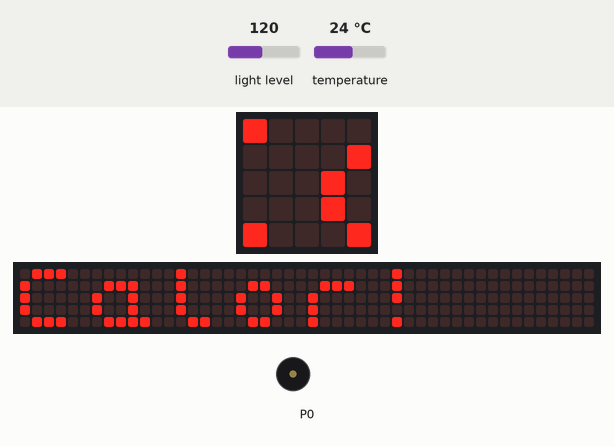
A program run on a simulated BBC micro:bit (MakeCode). Parts: the board's 5×5 LED display, a strip that is not on the board, showing the scrolling text unrolled, buzzer (waves = sounding). The test bench sets the inputs (shaded band); at power-on: temperature 24 °C, light level 120. The 48×5 strip is a reading aid, not a part: it shows the text the display is scrolling, unrolled, one strip-width of it at a time.

Above: at 1.27 s.
1.3 s: temperature set to 12 °C
At 6.39 s:
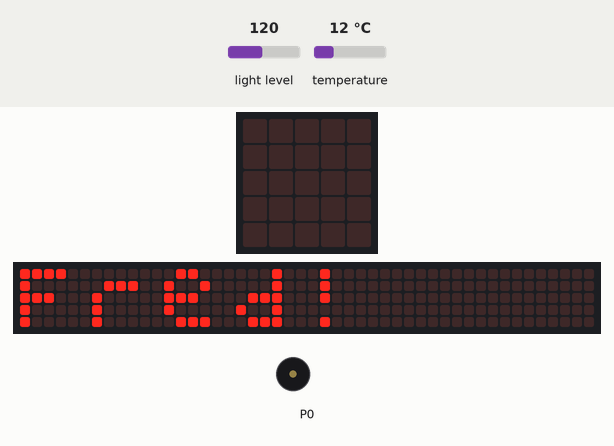
At 6.84 s:
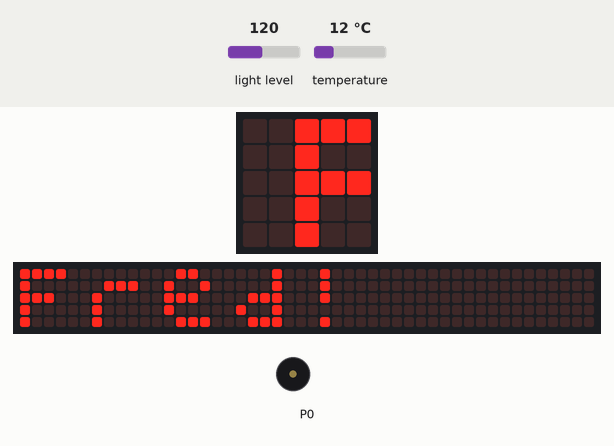
8.1 s: temperature set to 28 °C
At 11.81 s:
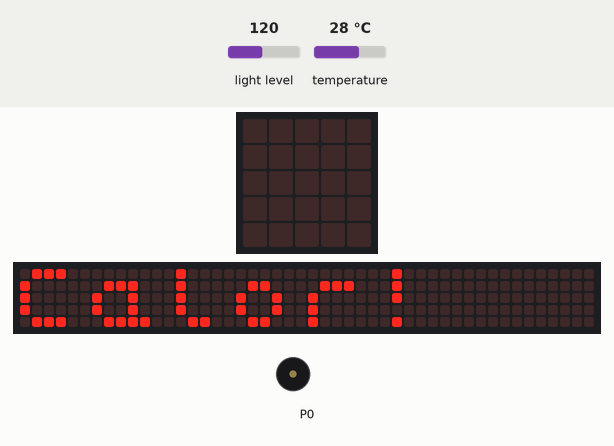
13.2 s: light level set to 54
14.7 s: light level set to 45
At 15.12 s:
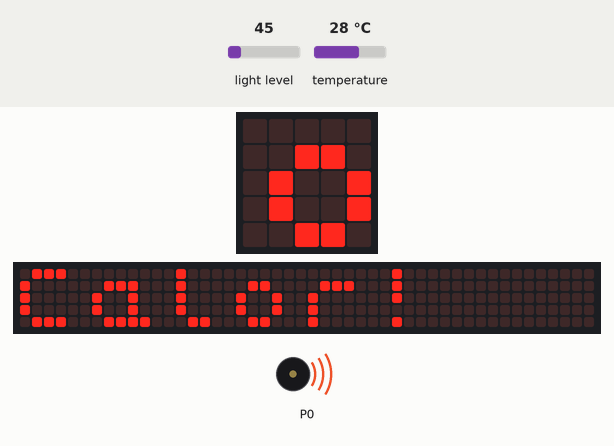
16.7 s: light level set to 64
18.2 s: temperature set to 19 °C
Timing chart, 0 to 20.7 s (numbered marks = the images above; inputs shaded):
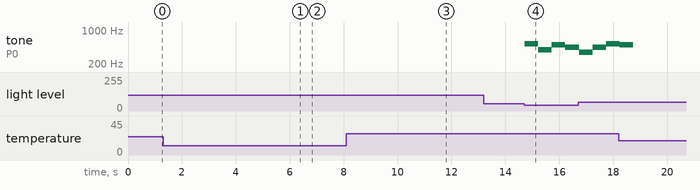

Measured:
- the behaviour switches between 50 and 49 on light level (found by bisection; images 3 and 4)
- after the input at 1.3 s, the display: first differs from a run without the input after 5.0 s (image 1)
- after the input at 8.1 s, the display: first differs from a run without the input after 3.6 s (image 3)
- after the input at 14.7 s, tone on P0: silent → 523 Hz at once, → 392 Hz 0.51 s later, → 494 Hz 0.51 s later, → 440 Hz 0.51 s later

The program:

main.ts
```typescript
basic.forever(function on_forever() {
    if (input.temperature() > 22) {
        basic.showString("Calor!")
    } else {
        basic.showString("Fred!")
    }

})
basic.forever(function on_forever2() {
    if (input.lightLevel() > 200) {
        music.play(music.stringPlayable("E D G F B A C5 B ", 120), music.PlaybackMode.UntilDone)
    }

    if (input.lightLevel() < 50) {
        music.play(music.stringPlayable("C5 G B A F A C5 B ", 120), music.PlaybackMode.UntilDone)
    } else {

    }

})
```

test.ts
```typescript
// les proves van aquí; això no es compilarà quan aquest paquet s'usi com a extensió.
```
